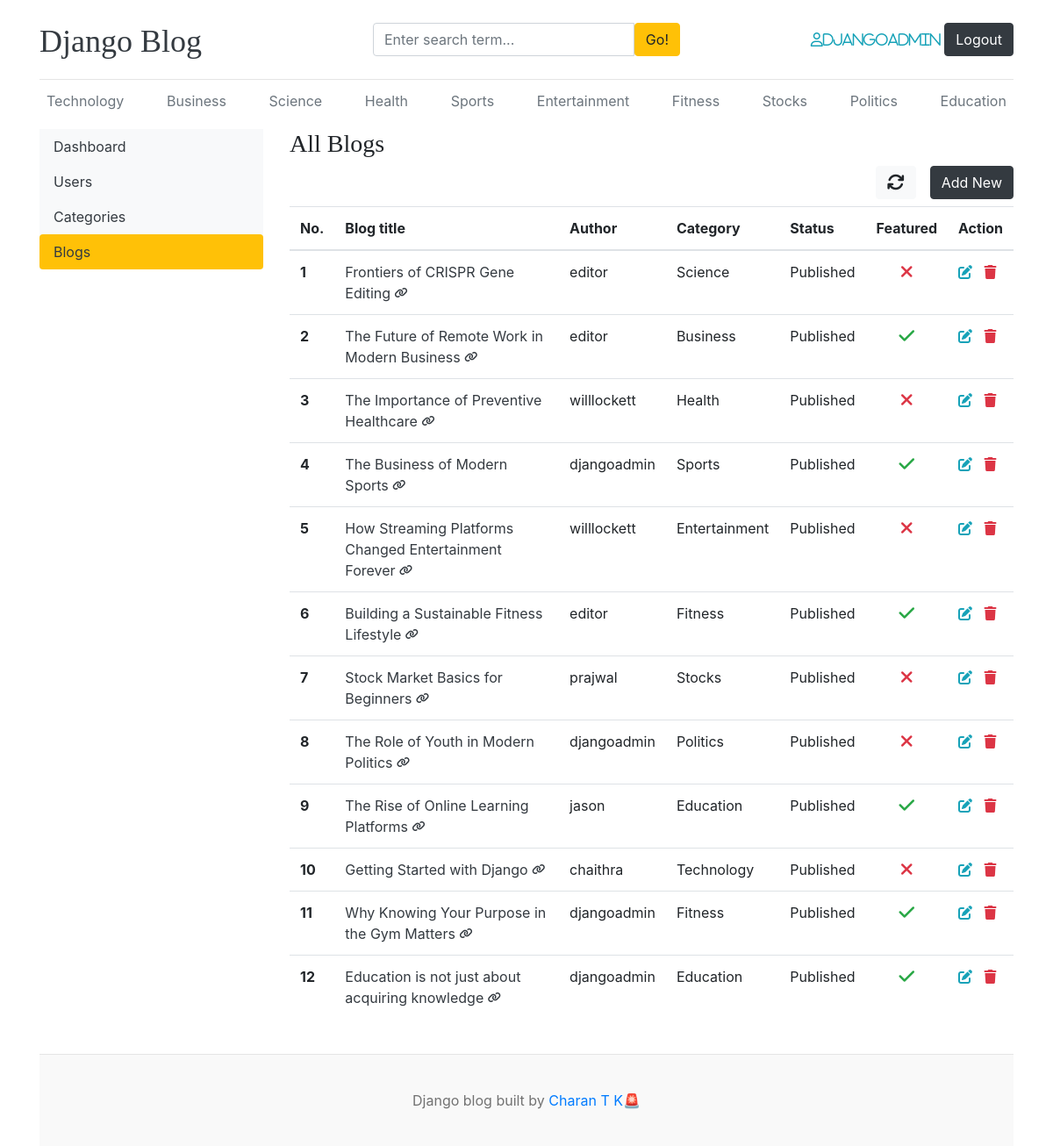
The page /dashboard/posts/ (signed in) on the database its author committed.
### blogs/models.py (models this page shows, shortened)
class Category(models.Model):
  category_name = models.CharField(max_length = 50, unique=True)
  created_at=models.DateTimeField(auto_now_add=True)
  updated_at=models.DateTimeField(auto_now=True)
  class Meta:
    verbose_name_plural = "Categories"
  def __str__(self):
    return self.category_name

class Blog(models.Model):
  title = models.CharField(max_length=100)
  slug = models.SlugField(max_length=150, unique=True)
  category = models.ForeignKey(Category, on_delete= models.CASCADE)
  author = models.ForeignKey(User, on_delete=models.CASCADE)
  featured_image = models.ImageField(upload_to='uploads/%Y/%m/%d')
  short_description = models.TextField(max_length=500)
  blog_body = models.TextField(max_length=2000)
  status = models.CharField(max_length=20, choices=STATUS_CHOICES, default="Draft")
  is_featured = models.BooleanField(default=False)
  created_at=models.DateTimeField(auto_now_add=True)
  updated_at=models.DateTimeField(auto_now=True)

### dashboards/views.py (the view)
# urls.py: path('posts/', views.posts, name='posts'),
@login_required(login_url='login')
@permission_required("blogs.view_blog", raise_exception=True)
def posts(request):
  blogs = Blog.objects.all().order_by('-created_at')
  context = {
    'blogs': blogs,
  }
  return render(request, 'dashboard/posts.html', context)

### blog_main/context_processors.py (called while the page is built)
def get_categories(request):
  categories = Category.objects.all().order_by('-created_at')
  return dict(categories=categories)

def get_social_links(request):
  social_links = SocialLink.objects.all()
  return dict(social_links=social_links)

def debug_mode(request):
  debug = settings.DEBUG
  return dict(debug=debug)

### templates/dashboard/posts.html (shortened to what this page needs)
{% extends 'base.html' %}
{% block content %}
<div class="row">
  {% include 'dashboard/sidebar.html' %}
   <div class="col-md-9">
    <h3>All Blogs</h3>
    <a href="{% url 'add_post' %}" class="btn btn-dark float-right mb-2">Add New</a>
    <a href="{% url 'posts' %}" class="btn btn-light float-right mb-2 mr-3" title="refresh"><i class="fa-solid fa-arrows-rotate fa-lg"></i></a>
    <table class="table table-hover">
  <thead>
    <tr>
      <th scope="col">No.</th>
      <th scope="col">Blog title</th>
      <th scope="col">Author</th>
      <th scope="col">Category</th>
      <th scope="col">Status</th>
      <th scope="col">Featured</th>
      <th scope="col">Action</th>
    </tr>
  </thead>
  <tbody>
    {% if blogs %}
      {% for blog in blogs %}
        <tr>
          <th scope="row">{{forloop.counter}}</th>
          <td><a href = "{% url 'blogs' blog.slug %}" class="text-dark">{{blog.title}} <i class="fa-solid fa-link fa-xs"></i></a></td>
          <td>{{blog.author}}</td>
          <td>{{blog.category}}</td>
          <td>{{blog.status}}</td>
          <td class="text-center">
            {% if blog.is_featured %}
              <i class="fa-solid fa-check text-success fa-lg"></i>
            {%else%}
              <i class="fa-solid fa-xmark text-danger fa-lg"></i>
            {%endif%}
          </td>
          <td>
            <a href = "{% url 'edit_post' blog.id %}" class=""><i class = "fa fa-edit text-info hover-grow"></i></a>
            <a href = "{% url 'delete_post' blog.id %}"><i class = "fa fa-trash text-danger hover-grow"></i></a>
          </td>
        </tr>
      {% endfor %}
    {% else %}
     <h4>No categories yet</h4>
    {% endif %}
  </tbody>
</table>
   </div>
</div>
{% endblock %}

### templates/base.html (shortened to what this page needs)
{% load static %}
<!DOCTYPE html>
<html lang="en">
  <head>
    <link
      href="https://getbootstrap.com/docs/4.0/dist/css/bootstrap.min.css"
      rel="stylesheet"
    />
    <link rel="stylesheet" href="{% static 'css/blog.css' %}">
    <link rel="stylesheet" href="{% static 'css/hovergrow.css' %}">
    <link rel="stylesheet" href="{% static 'css/scrollmobilebanner.css' %}">
    <link rel="stylesheet" href="https://cdnjs.cloudflare.com/ajax/libs/font-awesome/6.5.2/css/all.min.css" />
  </head>
  <body>
    <div class="container" {% if not debug %}style="margin-top: 30px;"{% endif %}>
      <header class="d-none d-sm-block blog-header py-3">
        <div class="row flex-nowrap justify-content-between align-items-center ">
          <div class="col-4 pt-1">
            <a class="blog-header-logo text-dark" href="/">Django Blog</a>
          </div>
          <div class="col-4">
            <form action="{% url 'search' %}" method="GET">
               <div class="input-group">
                  <input class="form-control" type="text" name="keyword" value="{{keyword}}" placeholder="Enter search term..." aria-label="Enter search term..." aria-describedby="button-search" />
                  <button type="submit" class="btn btn-warning" id="button-search" type="button">Go!</button>
                </div>
            </form>
          </div>
          <div class="col-4 d-flex justify-content-end align-items-center">
            {% if not user.is_authenticated %}
            <a class="btn btn-sm btn-warning" href="{% url 'login' %}">Login</a> &nbsp;
            <a class="btn btn-sm btn-outline-secondary" href="{% url 'register' %}">Register</a>
            {% else %}
            <span><i class="fa-regular fa-user text-info">{{user}}</i></span>&nbsp;
            <a href="{% url 'logout' %}" class="btn btn-dark">Logout</a>
            {% endif %}
          </div>
        </div>
      </header>
      <div class="nav-scroller py-1 mb-2 ">
        <nav class="nav d-flex justify-content-between">
          {% for cat in categories %}
            <a class="p-2 text-muted" href="{% url 'posts_by_category' cat.id %}">{{cat}}</a>
          {% endfor %}
        </nav>
      </div>
{% block content %}
{% endblock %}
 <footer class="blog-footer mt-4">
      <p>Django blog built by <a href="https://www.linkedin.com/in/charan-t-k-1409322a1">Charan T K🚨</a></p>
    </footer>
    </div>
  </body>
</html>

### blog_main/static/css/blog.css (style rules this page uses)
.blog-header { border-bottom: 1px solid #e5e5e5; }
.blog-header-logo { font-family: "Playfair Display", Georgia, "Times New Roman", serif; font-size: 2.25rem; }
h1, h2, h3, h4, h5, h6 { font-family: "Playfair Display", Georgia, "Times New Roman", serif; }
.blog-footer { padding: 2.5rem 0; color: #727272; text-align: center; background-color: #f9f9f9; border-top: .05rem solid #e5e5e5; }
.blog-footer p:last-child { margin-bottom: 0; }

### blog_main/static/css/hovergrow.css (style rules this page uses)
.hover-grow { display: inline-block; transition: transform 0.3s ease; }

### rows shown on the page
Category: category_name "Technology"
Category: category_name "Business"
Category: category_name "Science"
Category: category_name "Health"
Category: category_name "Sports"
Category: category_name "Entertainment"
Category: category_name "Fitness"
Category: category_name "Stocks"
Category: category_name "Politics"
Category: category_name "Education"
Blog: title "Frontiers of CRISPR Gene Editing", author "editor", category "Science", status "Published", is_featured False (drawn)
Blog: title "The Future of Remote Work in Modern Business", author "editor", category "Business", status "Published", is_featured True (drawn)
Blog: title "The Importance of Preventive Healthcare", author "willlockett", category "Health", status "Published", is_featured False (drawn)
Blog: title "The Business of Modern Sports", author "djangoadmin", category "Sports", status "Published", is_featured True (drawn)
Blog: title "How Streaming Platforms Changed Entertainment Forever", author "willlockett", category "Entertainment", status "Published", is_featured False (drawn)
Blog: title "Building a Sustainable Fitness Lifestyle", author "editor", category "Fitness", status "Published", is_featured True (drawn)
Blog: title "Stock Market Basics for Beginners", author "prajwal", category "Stocks", status "Published", is_featured False (drawn)
Blog: title "The Role of Youth in Modern Politics", author "djangoadmin", category "Politics", status "Published", is_featured False (drawn)
Blog: title "The Rise of Online Learning Platforms", author "jason", category "Education", status "Published", is_featured True (drawn)
Blog: title "Getting Started with Django", author "chaithra", category "Technology", status "Published", is_featured False (drawn)
Blog: title "Why Knowing Your Purpose in the Gym Matters", author "djangoadmin", category "Fitness", status "Published", is_featured True (drawn)
Blog: title "Education is not just about acquiring knowledge", author "djangoadmin", category "Education", status "Published", is_featured True (drawn)

### other values the page prints
{{ user }} "djangoadmin"
